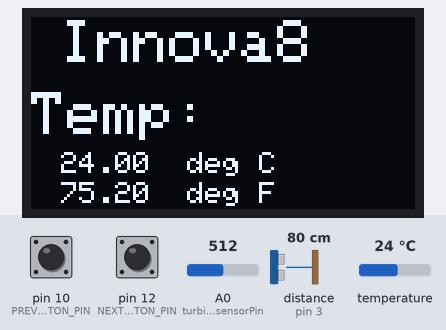
Recording of a sketch running on a simulated Arduino Nano, built with avr-gcc and run on an emulated ATmega328P. Shown: 128×64 one-colour display. The inputs (shaded band) are chosen by the test bench; at power-on: pin 10 (PREV_BUTTON_PIN) HIGH, pin 12 (NEXT_BUTTON_PIN) HIGH, distance to the obstacle (sensor on pin 3) 80 cm, A0 (turbiditysensorPin) = 512, temperature 24 °C. The echo pulse lasts 58.3 µs per cm; what the sketch prints to the serial monitor is not drawn.

Above: at 1.9 s.
2.0 s: pin 10 (PREV_BUTTON_PIN) pulled LOW for 0.75 s
At 4.1 s:
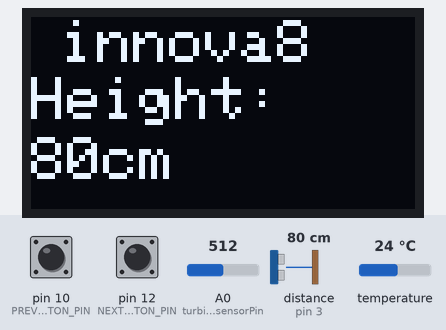
4.8 s: pin 12 (NEXT_BUTTON_PIN) pulled LOW for 3.2 s
At 8.5 s:
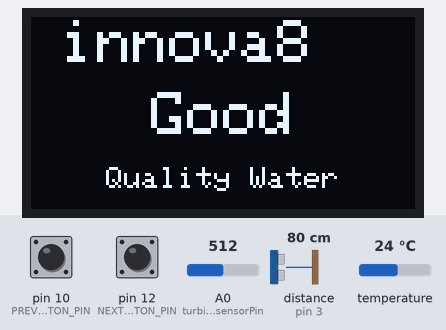
10.2 s: distance to the obstacle (sensor on pin 3) set to 2 cm
At 11.6 s:
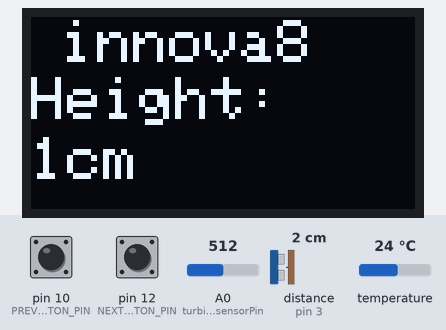
12.6 s: distance to the obstacle (sensor on pin 3) set to 4 cm
At 14.6 s:
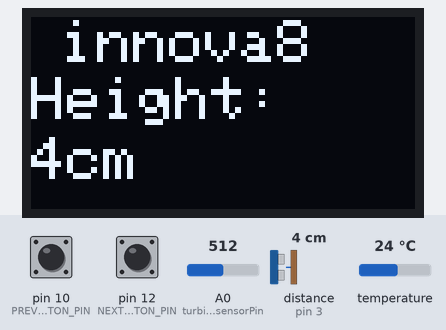
15.1 s: distance to the obstacle (sensor on pin 3) set to 9 cm
At 17.2 s:
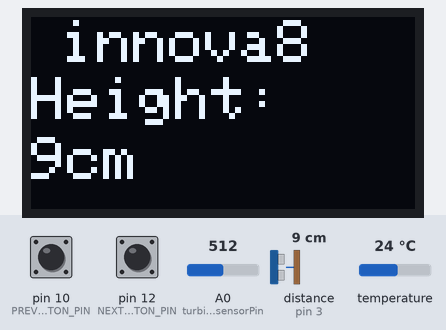
17.5 s: pin 10 (PREV_BUTTON_PIN) pulled LOW for 1 s
At 19.6 s:
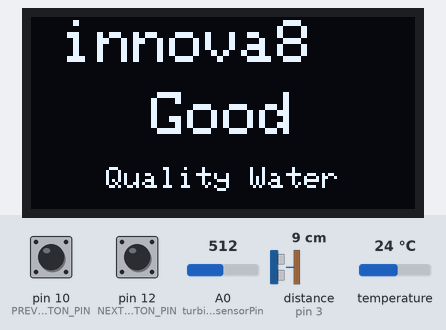
Timing chart, 0 to 21.1 s (numbered marks = the images above; inputs shaded):
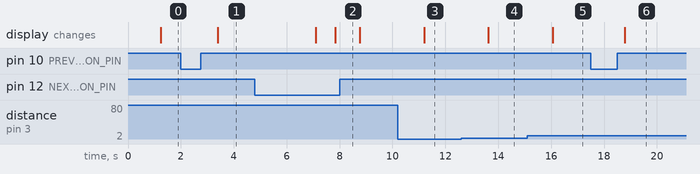

Measured:
- after the input at 2.0 s, the display: changes after 1.4 s (image 1)
- after the input at 4.8 s, the display: first changes after 2.3 s (image 2 shows a later state)
- after the input at 10.2 s, the display: changes after 1.0 s (image 3)
- after the input at 12.6 s, the display: changes after 1.0 s (image 4)
- after the input at 15.1 s, the display: changes after 0.96 s (image 5)
- after the input at 17.5 s, the display: changes after 1.3 s (image 6)

The sketch:

All_sensor_run_in_one_code_water_sanitation_kit.ino
```cpp
#include <OneWire.h>
#include <DallasTemperature.h>
#define echoPin 3
#define trigPin 2

long duration; // Variable to store time taken to the pulse
               // to reach receiver
int distance; // Variable to store distance calculated using
              // formula


// Data wire is plugged into digital pin 5 on the Arduino
#define ONE_WIRE_BUS 13

// Setup a oneWire instance to communicate with any OneWire device
OneWire oneWire(ONE_WIRE_BUS);

// Pass oneWire reference to DallasTemperature library
DallasTemperature sensors(&oneWire);
#include <SPI.h>
#include <Wire.h>
#include <Adafruit_GFX.h>
#include <Adafruit_SSD1306.h>


#define SCREEN_WIDTH 128 // OLED display width, in pixels
#define SCREEN_HEIGHT 64 // OLED display height, in pixels


#define OLED_RESET     -1 // Reset pin # (or -1 if sharing Arduino reset pin)
#define SCREEN_ADDRESS 0x3C
Adafruit_SSD1306 display(SCREEN_WIDTH, SCREEN_HEIGHT, &Wire, OLED_RESET);
#define NEXT_BUTTON_PIN 12    // Digital pin connected to the "Next" button
#define PREV_BUTTON_PIN 10// Digital pin connected to the "Previous" button

int nextButtonState = 0;
int prevButtonState = 0;
int currentSensor = 1; // Default sensor is temp
int turbiditysensorPin = A0;

const float Gwater = 1.5;   //Good Quality Water Referance Value
const float Mwater = 0.8;   //Medauim Quality Water Referance Value


void setup() {
  Serial.begin(9600);
  pinMode(NEXT_BUTTON_PIN, INPUT_PULLUP); // Use internal pull-up resistors
  pinMode(PREV_BUTTON_PIN, INPUT_PULLUP); // Use internal pull-up resistors
  pinMode(trigPin,OUTPUT); // Sets the trigPin as an OUTPUT
  pinMode(echoPin, INPUT); // Sets the echoPin as an INPUT
 // pinMode(smoke, INPUT);


// Initialize the OLED display
  if(!display.begin(SSD1306_SWITCHCAPVCC, SCREEN_ADDRESS)) {
    Serial.println(F("SSD1306 allocation failed"));
    for(;;);
  }
  //display.display();
  //delay(1000);  // Pause for 2 seconds
  display.clearDisplay();
  displayCurrentSensor();
}


void loop() {
  // Read the button states
  nextButtonState = digitalRead(NEXT_BUTTON_PIN);
  prevButtonState = digitalRead(PREV_BUTTON_PIN);

  if (nextButtonState == LOW) {
    // Move to the next sensor when the "Next" button is pressed
    currentSensor++;
    if (currentSensor > 3) {
      currentSensor = 1;
    }
    displayCurrentSensor();
    delay(500); // Debounce delay
  } else if (prevButtonState == LOW) {
    // Move to the previous sensor when the "Previous" button is pressed
    currentSensor--;
    if (currentSensor < 1) {
      currentSensor = 3;
    }
    displayCurrentSensor();
    delay(500); // Debounce delay
  }
   switch (currentSensor) {
    case 1:
      readtemprature();
      break;
    case 2:
       readturbidity();
      break;
      case 3:
       readhight();
      break;

       default:
      break;
  }
}
void displayCurrentSensor() {
  display.clearDisplay();
  display.setTextSize(2);
  display.setTextColor(SSD1306_WHITE);
  display.setCursor(0, 0);
  display.print("Sensor: ");
  display.print(currentSensor);
  display.setCursor(0, 1);
  display.print("Reading: ");
  display.print(sensorName(currentSensor));

}
String sensorName(int sensor) {
  switch (sensor) {
    case 1:
      return "DHT11 Temp & Hum";
    case 2:
      return "MQ-2 Air Qual";
      default:
      return "Unknown";

  }
}
void readtemprature() {

  sensors.requestTemperatures();

 display.clearDisplay();
  display.setCursor(10,1);
  display.setTextSize(2);
  display.print("Innova8");
  delay(100);
   display.setCursor(0,25);
  display.setTextSize(2);
  display.print("Temp: ");
  delay(100);
  display.setCursor(10,45);
  display.setTextSize(1);
  display.print(sensors.getTempCByIndex(0));
  display.print("  deg C");
  delay(100);
  display.setCursor(10,55);
  display.setTextSize(1);
  display.print((sensors.getTempCByIndex(0) * 9.0) / 5.0 + 32.0);
  display.print("  deg F");
  delay(100);

  display.display();

}
void readturbidity() {
 int sensorValue = analogRead(A0);
  // Convert the analog reading (which goes from 0 - 1023) to a voltage (0 - 5V):
  float voltage = sensorValue * (5.0 / 1023.0);
  // print out the value you read:
  Serial.println(voltage);


  display.clearDisplay();
  display.setCursor(10,1);
  display.setTextSize(2);
  display.print("innova8");
  delay(100);

    if (voltage >= Gwater) {
    Serial.println("Good Quality Water");
//    digitalWrite(buzzer,LOW);
//    digitalWrite(red,LOW);
//    digitalWrite(green,HIGH);
//    digitalWrite(blue,LOW);
    display.setCursor(40,25);
    display.setTextSize(2);
    display.print("Good");
    display.setCursor(25,50);
    display.setTextSize(1);
    display.print("Quality Water");
    delay(100);
  }  if (voltage < Gwater && voltage > Mwater) {
    Serial.println("Medium Quality Water");
//    digitalWrite(buzzer,LOW);
//    digitalWrite(red,LOW);
//    digitalWrite(green,LOW);
//    digitalWrite(blue,HIGH);
    display.setCursor(30,25);
    display.setTextSize(2);
    display.print("Medium");
    display.setCursor(25,50);
    display.setTextSize(1);
    display.print("Quality Water");
    delay(100);
  } if (voltage < Mwater) {
    Serial.println("Bad Quality Water");
//    digitalWrite(buzzer,HIGH);
//    digitalWrite(red,HIGH);
//    digitalWrite(green,LOW);
//    digitalWrite(blue,LOW);
    display.setCursor(43,25);
    display.setTextSize(2);
    display.print("Bad");
    display.setCursor(25,50);
    display.setTextSize(1);
    display.print("Quality Water");
    delay(100);
}
display.display();
}
void readhight() {
   digitalWrite(trigPin, LOW);
    delayMicroseconds(2); // wait for 2 ms to avoid
                          // collision in serial monitor

    digitalWrite(trigPin,HIGH); // turn on the Trigger to generate pulse
    delayMicroseconds(10);      // keep the trigger "ON" for 10 ms to generate
                                // pulse for 10 ms.

    digitalWrite(trigPin,LOW); // Turn off the pulse trigger to stop
                               // pulse generation


    duration = pulseIn(echoPin, HIGH);
    distance = duration * 0.0344 / 2; // Expression to calculate
                                 // distance using time

    Serial.print("HEIGHT: ");
    Serial.print(distance);
    Serial.println(" cm");
    delay(100);

    display.clearDisplay();
  display.setCursor(10,1);
  display.setTextSize(2);
  display.print("innova8");
  delay(100);
  display.setCursor(0,20);
  display.setTextSize(2);
  display.print("Height: ");
  delay(100);
  display.setCursor(0,40);
  display.setTextSize(2);
  display.print(distance);
  display.print("cm");
  delay(100);

  display.display();

  delay(2000);
}
```

Source omitted: tem_with_Oled.c (data table, 9369 bytes), tem_with_Oled.c (data table, 8791 bytes), ent_with_Oled.c (data table, 9172 bytes)
